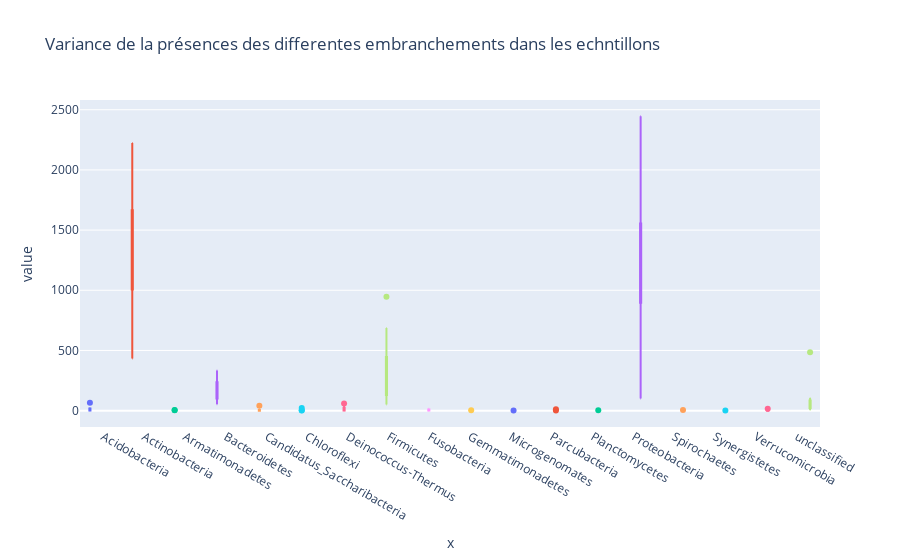

The notebook cell saved with this chart:
### Code cell
#Objectif : Visualisation de la variance des differents embranchements

matrice=df.groupby(by="embranchement").sum()
embranchement = list(matrice.index.values)
samples = list(matrice.columns.values)


fig = px.box(matrice, 
             x=embranchement,
             y=samples,
             color=embranchement,
             title="Variance de la présences des differentes embranchements dans les echntillons")
fig.update_layout(showlegend=False)
fig.show()

### Figure 1 — Plotly figure (JSON) as saved in the notebook; plotly's stock layout.template omitted (floating-point values rounded to 4 significant figures)
{"data": [{"alignmentgroup": "True", "hovertemplate": "color=Acidobacteria<br>x=%{x}<br>value=%{y}<extra></extra>", "legendgroup": "Acidobacteria", "marker": {"color": "#636efa"}, "name": "Acidobacteria", "notched": false, "offsetgroup": "Acidobacteria", "orientation": "v", "showlegend": true, "type": "box", "x": ["Acidobacteria", "Acidobacteria", "Acidobacteria", "Acidobacteria", "Acidobacteria", "Acidobacteria", "Acidobacteria", "Acidobacteria", "Acidobacteria", "Acidobacteria", "Acidobacteria", "Acidobacteria", "Acidobacteria", "Acidobacteria"], "x0": " ", "xaxis": "x", "y": [6, 0, 3, 0, 17, 13, 0, 11, 19, 16, 65, 23, 7, 1], "y0": " ", "yaxis": "y"}, {"alignmentgroup": "True", "hovertemplate": "color=Actinobacteria<br>x=%{x}<br>value=%{y}<extra></extra>", "legendgroup": "Actinobacteria", "marker": {"color": "#EF553B"}, "name": "Actinobacteria", "notched": false, "offsetgroup": "Actinobacteria", "orientation": "v", "showlegend": true, "type": "box", "x": ["Actinobacteria", "Actinobacteria", "Actinobacteria", "Actinobacteria", "Actinobacteria", "Actinobacteria", "Actinobacteria", "Actinobacteria", "Actinobacteria", "Actinobacteria", "Actinobacteria", "Actinobacteria", "Actinobacteria", "Actinobacteria"], "x0": " ", "xaxis": "x", "y": [1669, 1483, 434, 2224, 1382, 978, 1665, 1077, 1133, 1013, 1006, 1400, 685, 1968], "y0": " ", "yaxis": "y"}, {"alignmentgroup": "True", "hovertemplate": "color=Armatimonadetes<br>x=%{x}<br>value=%{y}<extra></extra>", "legendgroup": "Armatimonadetes", "marker": {"color": "#00cc96"}, "name": "Armatimonadetes", "notched": false, "offsetgroup": "Armatimonadetes", "orientation": "v", "showlegend": true, "type": "box", "x": ["Armatimonadetes", "Armatimonadetes", "Armatimonadetes", "Armatimonadetes", "Armatimonadetes", "Armatimonadetes", "Armatimonadetes", "Armatimonadetes", "Armatimonadetes", "Armatimonadetes", "Armatimonadetes", "Armatimonadetes", "Armatimonadetes", "Armatimonadetes"], "x0": " ", "xaxis": "x", "y": [0, 0, 0, 0, 0, 0, 5, 0, 1, 0, 3, 0, 2, 0], "y0": " ", "yaxis": "y"}, {"alignmentgroup": "True", "hovertemplate": "color=Bacteroidetes<br>x=%{x}<br>value=%{y}<extra></extra>", "legendgroup": "Bacteroidetes", "marker": {"color": "#ab63fa"}, "name": "Bacteroidetes", "notched": false, "offsetgroup": "Bacteroidetes", "orientation": "v", "showlegend": true, "type": "box", "x": ["Bacteroidetes", "Bacteroidetes", "Bacteroidetes", "Bacteroidetes", "Bacteroidetes", "Bacteroidetes", "Bacteroidetes", "Bacteroidetes", "Bacteroidetes", "Bacteroidetes", "Bacteroidetes", "Bacteroidetes", "Bacteroidetes", "Bacteroidetes"], "x0": " ", "xaxis": "x", "y": [100, 170, 54, 84, 201, 333, 127, 235, 267, 228, 276, 120, 117, 80], "y0": " ", "yaxis": "y"}, {"alignmentgroup": "True", "hovertemplate": "color=Candidatus_Saccharibacteria<br>x=%{x}<br>value=%{y}<extra></extra>", "legendgroup": "Candidatus_Saccharibacteria", "marker": {"color": "#FFA15A"}, "name": "Candidatus_Saccharibacteria", "notched": false, "offsetgroup": "Candidatus_Saccharibacteria", "orientation": "v", "showlegend": true, "type": "box", "x": ["Candidatus_Saccharibacteria", "Candidatus_Saccharibacteria", "Candidatus_Saccharibacteria", "Candidatus_Saccharibacteria", "Candidatus_Saccharibacteria", "Candidatus_Saccharibacteria", "Candidatus_Saccharibacteria", "Candidatus_Saccharibacteria", "Candidatus_Saccharibacteria", "Candidatus_Saccharibacteria", "Candidatus_Saccharibacteria", "Candidatus_Saccharibacteria", "Candidatus_Saccharibacteria", "Candidatus_Saccharibacteria"], "x0": " ", "xaxis": "x", "y": [10, 0, 0, 1, 12, 6, 0, 0, 6, 3, 40, 1, 1, 0], "y0": " ", "yaxis": "y"}, {"alignmentgroup": "True", "hovertemplate": "color=Chloroflexi<br>x=%{x}<br>value=%{y}<extra></extra>", "legendgroup": "Chloroflexi", "marker": {"color": "#19d3f3"}, "name": "Chloroflexi", "notched": false, "offsetgroup": "Chloroflexi", "orientation": "v", "showlegend": true, "type": "box", "x": ["Chloroflexi", "Chloroflexi", "Chloroflexi", "Chloroflexi", "Chloroflexi", "Chloroflexi", "Chloroflexi", "Chloroflexi", "Chloroflexi", "Chloroflexi", "Chloroflexi", "Chloroflexi", "Chloroflexi", "Chloroflexi"], "x0": " ", "xaxis": "x", "y": [0, 0, 0, 0, 0, 0, 0, 0, 3, 0, 23, 1, 0, 0], "y0": " ", "yaxis": "y"}, {"alignmentgroup": "True", "hovertemplate": "color=Deinococcus-Thermus<br>x=%{x}<br>value=%{y}<extra></extra>", "legendgroup": "Deinococcus-Thermus", "marker": {"color": "#FF6692"}, "name": "Deinococcus-Thermus", "notched": false, "offsetgroup": "Deinococcus-Thermus", "orientation": "v", "showlegend": true, "type": "box", "x": ["Deinococcus-Thermus", "Deinococcus-Thermus", "Deinococcus-Thermus", "Deinococcus-Thermus", "Deinococcus-Thermus", "Deinococcus-Thermus", "Deinococcus-Thermus", "Deinococcus-Thermus", "Deinococcus-Thermus", "Deinococcus-Thermus", "Deinococcus-Thermus", "Deinococcus-Thermus", "Deinococcus-Thermus", "Deinococcus-Thermus"], "x0": " ", "xaxis": "x", "y": [10, 20, 0, 12, 59, 50, 0, 0, 23, 28, 5, 10, 2, 1], "y0": " ", "yaxis": "y"}, {"alignmentgroup": "True", "hovertemplate": "color=Firmicutes<br>x=%{x}<br>value=%{y}<extra></extra>", "legendgroup": "Firmicutes", "marker": {"color": "#B6E880"}, "name": "Firmicutes", "notched": false, "offsetgroup": "Firmicutes", "orientation": "v", "showlegend": true, "type": "box", "x": ["Firmicutes", "Firmicutes", "Firmicutes", "Firmicutes", "Firmicutes", "Firmicutes", "Firmicutes", "Firmicutes", "Firmicutes", "Firmicutes", "Firmicutes", "Firmicutes", "Firmicutes", "Firmicutes"], "x0": " ", "xaxis": "x", "y": [686, 457, 155, 440, 123, 94, 378, 446, 130, 131, 51, 433, 363, 946], "y0": " ", "yaxis": "y"}, {"alignmentgroup": "True", "hovertemplate": "color=Fusobacteria<br>x=%{x}<br>value=%{y}<extra></extra>", "legendgroup": "Fusobacteria", "marker": {"color": "#FF97FF"}, "name": "Fusobacteria", "notched": false, "offsetgroup": "Fusobacteria", "orientation": "v", "showlegend": true, "type": "box", "x": ["Fusobacteria", "Fusobacteria", "Fusobacteria", "Fusobacteria", "Fusobacteria", "Fusobacteria", "Fusobacteria", "Fusobacteria", "Fusobacteria", "Fusobacteria", "Fusobacteria", "Fusobacteria", "Fusobacteria", "Fusobacteria"], "x0": " ", "xaxis": "x", "y": [15, 7, 8, 12, 1, 2, 14, 0, 3, 2, 1, 9, 2, 4], "y0": " ", "yaxis": "y"}, {"alignmentgroup": "True", "hovertemplate": "color=Gemmatimonadetes<br>x=%{x}<br>value=%{y}<extra></extra>", "legendgroup": "Gemmatimonadetes", "marker": {"color": "#FECB52"}, "name": "Gemmatimonadetes", "notched": false, "offsetgroup": "Gemmatimonadetes", "orientation": "v", "showlegend": true, "type": "box", "x": ["Gemmatimonadetes", "Gemmatimonadetes", "Gemmatimonadetes", "Gemmatimonadetes", "Gemmatimonadetes", "Gemmatimonadetes", "Gemmatimonadetes", "Gemmatimonadetes", "Gemmatimonadetes", "Gemmatimonadetes", "Gemmatimonadetes", "Gemmatimonadetes", "Gemmatimonadetes", "Gemmatimonadetes"], "x0": " ", "xaxis": "x", "y": [0, 0, 1, 0, 3, 1, 0, 0, 0, 1, 2, 0, 0, 0], "y0": " ", "yaxis": "y"}, {"alignmentgroup": "True", "hovertemplate": "color=Microgenomates<br>x=%{x}<br>value=%{y}<extra></extra>", "legendgroup": "Microgenomates", "marker": {"color": "#636efa"}, "name": "Microgenomates", "notched": false, "offsetgroup": "Microgenomates", "orientation": "v", "showlegend": true, "type": "box", "x": ["Microgenomates", "Microgenomates", "Microgenomates", "Microgenomates", "Microgenomates", "Microgenomates", "Microgenomates", "Microgenomates", "Microgenomates", "Microgenomates", "Microgenomates", "Microgenomates", "Microgenomates", "Microgenomates"], "x0": " ", "xaxis": "x", "y": [0, 0, 0, 0, 2, 0, 0, 0, 0, 0, 0, 0, 0, 0], "y0": " ", "yaxis": "y"}, {"alignmentgroup": "True", "hovertemplate": "color=Parcubacteria<br>x=%{x}<br>value=%{y}<extra></extra>", "legendgroup": "Parcubacteria", "marker": {"color": "#EF553B"}, "name": "Parcubacteria", "notched": false, "offsetgroup": "Parcubacteria", "orientation": "v", "showlegend": true, "type": "box", "x": ["Parcubacteria", "Parcubacteria", "Parcubacteria", "Parcubacteria", "Parcubacteria", "Parcubacteria", "Parcubacteria", "Parcubacteria", "Parcubacteria", "Parcubacteria", "Parcubacteria", "Parcubacteria", "Parcubacteria", "Parcubacteria"], "x0": " ", "xaxis": "x", "y": [0, 0, 0, 0, 0, 0, 0, 0, 0, 1, 12, 0, 0, 0], "y0": " ", "yaxis": "y"}, {"alignmentgroup": "True", "hovertemplate": "color=Planctomycetes<br>x=%{x}<br>value=%{y}<extra></extra>", "legendgroup": "Planctomycetes", "marker": {"color": "#00cc96"}, "name": "Planctomycetes", "notched": false, "offsetgroup": "Planctomycetes", "orientation": "v", "showlegend": true, "type": "box", "x": ["Planctomycetes", "Planctomycetes", "Planctomycetes", "Planctomycetes", "Planctomycetes", "Planctomycetes", "Planctomycetes", "Planctomycetes", "Planctomycetes", "Planctomycetes", "Planctomycetes", "Planctomycetes", "Planctomycetes", "Planctomycetes"], "x0": " ", "xaxis": "x", "y": [0, 0, 0, 0, 1, 1, 3, 0, 2, 1, 0, 0, 0, 0], "y0": " ", "yaxis": "y"}, {"alignmentgroup": "True", "hovertemplate": "color=Proteobacteria<br>x=%{x}<br>value=%{y}<extra></extra>", "legendgroup": "Proteobacteria", "marker": {"color": "#ab63fa"}, "name": "Proteobacteria", "notched": false, "offsetgroup": "Proteobacteria", "orientation": "v", "showlegend": true, "type": "box", "x": ["Proteobacteria", "Proteobacteria", "Proteobacteria", "Proteobacteria", "Proteobacteria", "Proteobacteria", "Proteobacteria", "Proteobacteria", "Proteobacteria", "Proteobacteria", "Proteobacteria", "Proteobacteria", "Proteobacteria", "Proteobacteria"], "x0": " ", "xaxis": "x", "y": [593, 960, 2445, 340, 1229, 1555, 897, 1272, 1419, 1634, 1133, 1096, 1906, 100], "y0": " ", "yaxis": "y"}, {"alignmentgroup": "True", "hovertemplate": "color=Spirochaetes<br>x=%{x}<br>value=%{y}<extra></extra>", "legendgroup": "Spirochaetes", "marker": {"color": "#FFA15A"}, "name": "Spirochaetes", "notched": false, "offsetgroup": "Spirochaetes", "orientation": "v", "showlegend": true, "type": "box", "x": ["Spirochaetes", "Spirochaetes", "Spirochaetes", "Spirochaetes", "Spirochaetes", "Spirochaetes", "Spirochaetes", "Spirochaetes", "Spirochaetes", "Spirochaetes", "Spirochaetes", "Spirochaetes", "Spirochaetes", "Spirochaetes"], "x0": " ", "xaxis": "x", "y": [0, 0, 0, 0, 0, 0, 0, 0, 6, 0, 0, 0, 0, 0], "y0": " ", "yaxis": "y"}, {"alignmentgroup": "True", "hovertemplate": "color=Synergistetes<br>x=%{x}<br>value=%{y}<extra></extra>", "legendgroup": "Synergistetes", "marker": {"color": "#19d3f3"}, "name": "Synergistetes", "notched": false, "offsetgroup": "Synergistetes", "orientation": "v", "showlegend": true, "type": "box", "x": ["Synergistetes", "Synergistetes", "Synergistetes", "Synergistetes", "Synergistetes", "Synergistetes", "Synergistetes", "Synergistetes", "Synergistetes", "Synergistetes", "Synergistetes", "Synergistetes", "Synergistetes", "Synergistetes"], "x0": " ", "xaxis": "x", "y": [0, 0, 0, 0, 0, 0, 0, 0, 0, 0, 0, 0, 2, 0], "y0": " ", "yaxis": "y"}, {"alignmentgroup": "True", "hovertemplate": "color=Verrucomicrobia<br>x=%{x}<br>value=%{y}<extra></extra>", "legendgroup": "Verrucomicrobia", "marker": {"color": "#FF6692"}, "name": "Verrucomicrobia", "notched": false, "offsetgroup": "Verrucomicrobia", "orientation": "v", "showlegend": true, "type": "box", "x": ["Verrucomicrobia", "Verrucomicrobia", "Verrucomicrobia", "Verrucomicrobia", "Verrucomicrobia", "Verrucomicrobia", "Verrucomicrobia", "Verrucomicrobia", "Verrucomicrobia", "Verrucomicrobia", "Verrucomicrobia", "Verrucomicrobia", "Verrucomicrobia", "Verrucomicrobia"], "x0": " ", "xaxis": "x", "y": [0, 0, 0, 0, 0, 1, 0, 0, 1, 1, 16, 0, 0, 0], "y0": " ", "yaxis": "y"}, {"alignmentgroup": "True", "hovertemplate": "color=unclassified<br>x=%{x}<br>value=%{y}<extra></extra>", "legendgroup": "unclassified", "marker": {"color": "#B6E880"}, "name": "unclassified", "notched": false, "offsetgroup": "unclassified", "orientation": "v", "showlegend": true, "type": "box", "x": ["unclassified", "unclassified", "unclassified", "unclassified", "unclassified", "unclassified", "unclassified", "unclassified", "unclassified", "unclassified", "unclassified", "unclassified", "unclassified", "unclassified"], "x0": " ", "xaxis": "x", "y": [30, 22, 19, 6, 89, 85, 30, 78, 106, 60, 486, 26, 32, 19], "y0": " ", "yaxis": "y"}], "layout": {"boxmode": "group", "legend": {"title": {"text": "color"}, "tracegroupgap": 0}, "showlegend": false, "title": {"text": "Variance de la présences des differentes embranchements dans les echntillons"}, "xaxis": {"anchor": "y", "domain": [0, 1], "title": {"text": "x"}}, "yaxis": {"anchor": "x", "domain": [0, 1], "title": {"text": "value"}}}}
